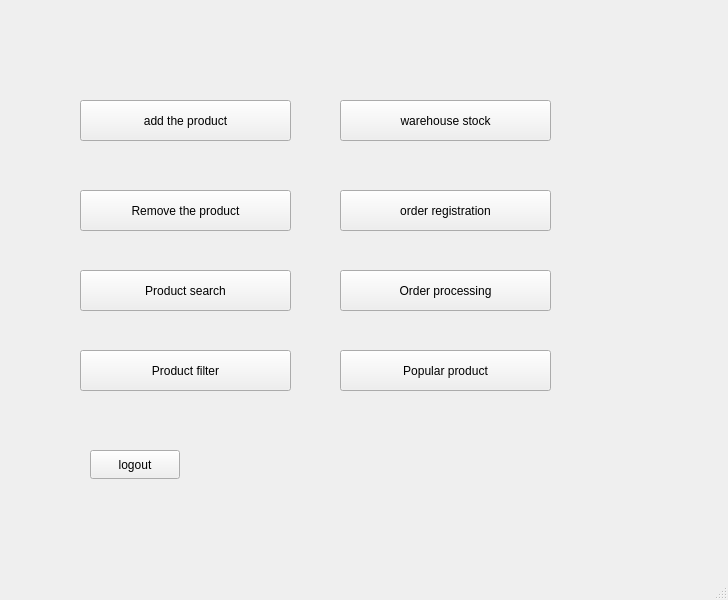
<?xml version="1.0" encoding="UTF-8"?>
<ui version="4.0">
 <class>MainWindow</class>
 <widget class="QMainWindow" name="MainWindow">
  <property name="geometry">
   <rect>
    <x>0</x>
    <y>0</y>
    <width>728</width>
    <height>600</height>
   </rect>
  </property>
  <property name="windowTitle">
   <string>MainWindow</string>
  </property>
  <widget class="QWidget" name="centralwidget">
   <widget class="QPushButton" name="pushButton">
    <property name="geometry">
     <rect>
      <x>80</x>
      <y>100</y>
      <width>211</width>
      <height>41</height>
     </rect>
    </property>
    <property name="text">
     <string>add the product</string>
    </property>
   </widget>
   <widget class="QPushButton" name="remove_button">
    <property name="geometry">
     <rect>
      <x>80</x>
      <y>190</y>
      <width>211</width>
      <height>41</height>
     </rect>
    </property>
    <property name="text">
     <string>Remove the product</string>
    </property>
   </widget>
   <widget class="QPushButton" name="search_button">
    <property name="geometry">
     <rect>
      <x>80</x>
      <y>270</y>
      <width>211</width>
      <height>41</height>
     </rect>
    </property>
    <property name="text">
     <string>Product search</string>
    </property>
   </widget>
   <widget class="QPushButton" name="filter_button">
    <property name="geometry">
     <rect>
      <x>80</x>
      <y>350</y>
      <width>211</width>
      <height>41</height>
     </rect>
    </property>
    <property name="text">
     <string>Product filter</string>
    </property>
   </widget>
   <widget class="QPushButton" name="stock_button">
    <property name="geometry">
     <rect>
      <x>340</x>
      <y>100</y>
      <width>211</width>
      <height>41</height>
     </rect>
    </property>
    <property name="text">
     <string>warehouse stock</string>
    </property>
   </widget>
   <widget class="QPushButton" name="registration_button">
    <property name="geometry">
     <rect>
      <x>340</x>
      <y>190</y>
      <width>211</width>
      <height>41</height>
     </rect>
    </property>
    <property name="text">
     <string>order registration</string>
    </property>
   </widget>
   <widget class="QPushButton" name="processing_button">
    <property name="geometry">
     <rect>
      <x>340</x>
      <y>270</y>
      <width>211</width>
      <height>41</height>
     </rect>
    </property>
    <property name="text">
     <string>Order processing</string>
    </property>
   </widget>
   <widget class="QPushButton" name="popular_button">
    <property name="geometry">
     <rect>
      <x>340</x>
      <y>350</y>
      <width>211</width>
      <height>41</height>
     </rect>
    </property>
    <property name="text">
     <string>Popular product</string>
    </property>
   </widget>
   <widget class="QPushButton" name="pushButton_2">
    <property name="geometry">
     <rect>
      <x>90</x>
      <y>450</y>
      <width>90</width>
      <height>29</height>
     </rect>
    </property>
    <property name="text">
     <string>logout</string>
    </property>
   </widget>
  </widget>
  <widget class="QMenuBar" name="menubar">
   <property name="geometry">
    <rect>
     <x>0</x>
     <y>0</y>
     <width>728</width>
     <height>25</height>
    </rect>
   </property>
  </widget>
  <widget class="QStatusBar" name="statusbar"/>
 </widget>
 <resources/>
 <connections/>
</ui>
